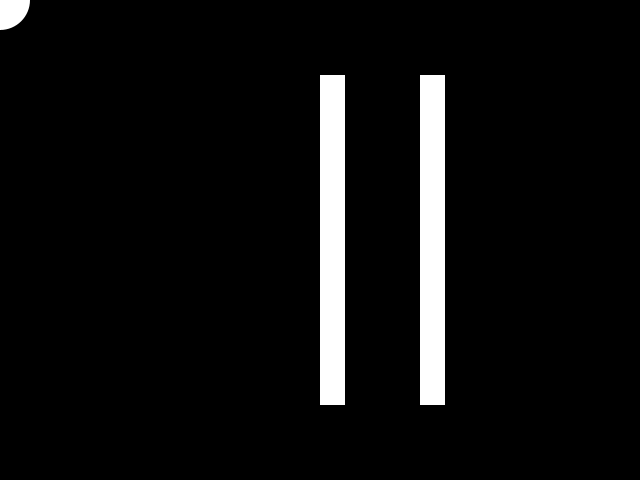
Frame 1 (no input)
Frame 60 (the mouse pressed at the canvas centre just before this capture): identical to frame 1, image omitted
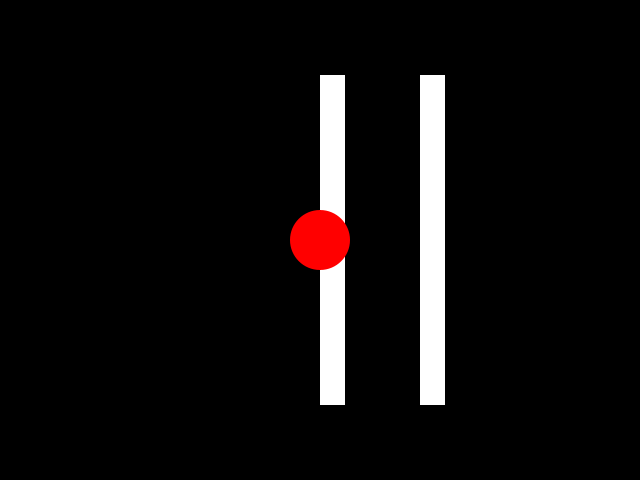
Frame 120 (the mouse held since frame 60 and released just before this capture)

The Processing sketch that drew these frames (run headless with seeded random() and noise(); from frame 60 on, the mouse is pressed at the canvas centre):

// Processing sketch: circleBoxCollide
// ── circleBoxCollide.pde
/* OpenProcessing Tweak of *@*http://www.openprocessing.org/sketch/20795*@* */
/* !do not delete the line above, required for linking your tweak if you upload again */
/******************************************************
 circleBoxCollide
 
 Demostrates collision of a moving circle and static 
 rectangle. The problem first is to figure out how
 whether the two shapes touch, and then what to do as
 a consequence. For this sketch I just cover detection of
 collision between two shapes.
 
 For whether two shapes touch, see the function 
 isCollidingCircleRectangle at the bottom of this sketch,
 it covers the case of circle and rectangle intersection.
 Rectangle to rectangle should be slightly easier, and
 circle to circle intersection is even easier.
 
 See http://en.wikipedia.org/wiki/Collision_detection for more
 info, or check out the processing simulation libraries at
 http://processing.org/reference/libraries/#simulation_math or
 http://jbox2d.nfshost.com/processing/ . Be warned that the
 links above make heavy use of code not covered in class.
 
 ******************************************************/


// circle is controlled by the mouse
float circleLocationX; // set this later in draw
float circleLocationY; 
float circleRadius = 30.0;

// rectangle is static in the environment
float rectangleLocationX = 320.0;
float rectangleLocationY = 75.0;
float rectangleWidth = 25.0;
float rectangleHeight = 330.0;

void setup() {
  size(640, 480);
  ellipseMode(CENTER);
  rectMode(CORNER);
  noStroke();
}

void draw() {
  background(0);

  // draw the rectangle, this is the barrier
  fill(255);
  rect(rectangleLocationX, rectangleLocationY, rectangleWidth, rectangleHeight);
  rect(rectangleLocationX + 100, rectangleLocationY, rectangleWidth, rectangleHeight);

  // move to the mouse coordinates 
  circleLocationX = mouseX;
  circleLocationY = mouseY;

  // determine whether collision detected for our new location
  boolean collisionDetected = isCollidingCircleRectangle(circleLocationX, circleLocationY, 
    circleRadius, rectangleLocationX, rectangleLocationY, rectangleWidth, rectangleHeight);

  boolean collisionDetected2 = isCollidingCircleRectangle(circleLocationX, circleLocationY, 
    circleRadius, rectangleLocationX + 100, rectangleLocationY, rectangleWidth, rectangleHeight);

  // draw circle
  if ((collisionDetected == true) || (collisionDetected2 == true)) {
    fill(255, 0, 0); // colored red on collision
  } else {
    fill(255);     // white for no collision
  }

  ellipse(circleLocationX, circleLocationY, circleRadius*2.0, circleRadius*2.0);
}

/********************************************************
 isCollidingCircleRectangle()
 
 params:
 circleX - center x coordinate for circle
 circleY - center y coordinate for circle
 radius  - radius of circle
 rectangleX - top left corner X coordinate
 rectangleY - top left corner Y coordinate
 rectangleWidth - width of rectangle
 rectangleHeight - and the height
 
 returns boolean - whether the two shapes are colliding
 
 code adapted from:
 http://stackoverflow.com/questions/401847/circle-rectangle-collision-detection-intersection
 adapted by: Jonathan Cecil
 ********************************************************/
boolean isCollidingCircleRectangle(
  float circleX, 
  float circleY, 
  float radius, 
  float rectangleX, 
  float rectangleY, 
  float rectangleWidth, 
  float rectangleHeight)
{
  float circleDistanceX = abs(circleX - rectangleX - rectangleWidth/2);
  float circleDistanceY = abs(circleY - rectangleY - rectangleHeight/2);

  if (circleDistanceX > (rectangleWidth/2 + radius)) { 
    return false;
  }
  if (circleDistanceY > (rectangleHeight/2 + radius)) { 
    return false;
  }

  if (circleDistanceX <= (rectangleWidth/2)) { 
    return true;
  } 
  if (circleDistanceY <= (rectangleHeight/2)) { 
    return true;
  }

  float cornerDistance_sq = pow(circleDistanceX - rectangleWidth/2, 2) +
    pow(circleDistanceY - rectangleHeight/2, 2);

  return (cornerDistance_sq <= pow(radius, 2));
}
